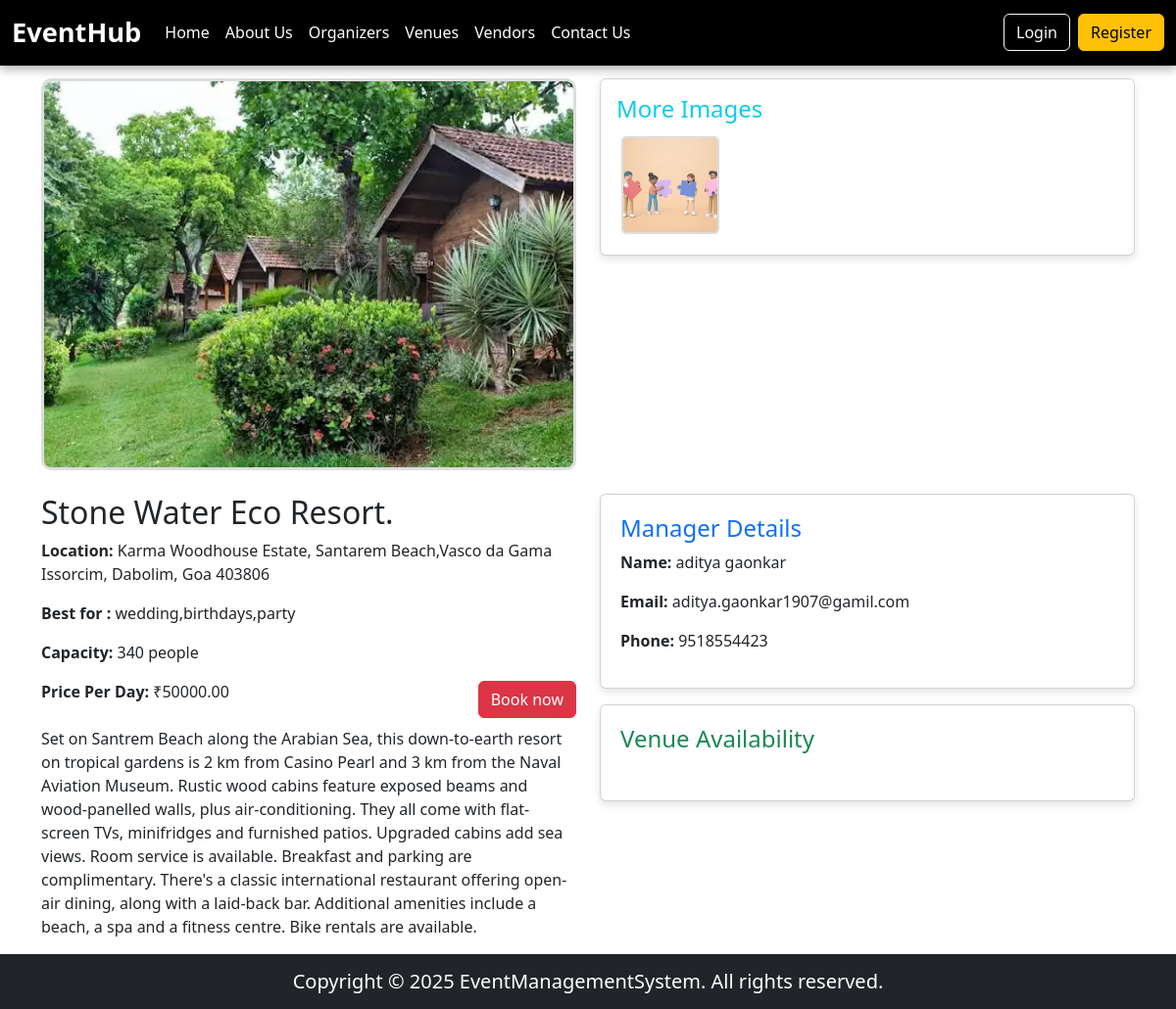
Page /pages/venue/venueDetails.php?venueId=3 on the earlier database version.
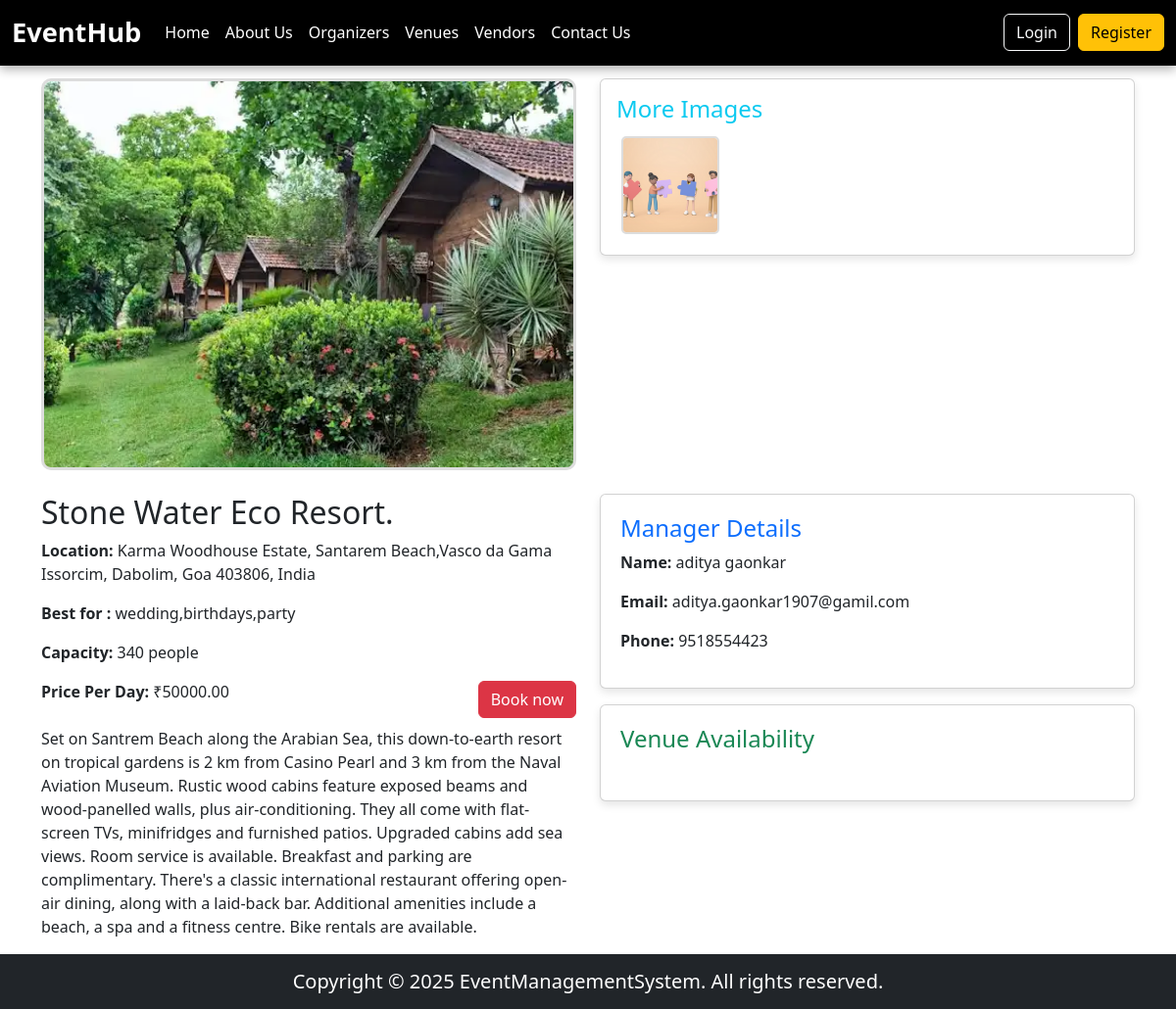
Same page on the later database version.
### tables this page shows
CREATE TABLE `venues` (
  `id` int(11) NOT NULL,
  `owner_id` int(11) NOT NULL,
  `name` varchar(255) NOT NULL,
  `location` varchar(255) NOT NULL,
  `capacity` int(11) NOT NULL,
  `price_per_day` decimal(10,2) NOT NULL,
  `description` text DEFAULT NULL,
  `thumbnail` varchar(255) DEFAULT NULL,
  `manager_name` varchar(255) DEFAULT NULL,
  `manager_email` varchar(255) DEFAULT NULL,
  `manager_phone` varchar(20) DEFAULT NULL,
  `status` enum('pending','approved','rejected') DEFAULT 'pending',
  `created_at` timestamp NOT NULL DEFAULT current_timestamp(),
  `venue_used_for` varchar(255) NOT NULL
);

### pages/venue/venueDetails.php (the view, shortened to what this page needs)
<?php
include("../../database/databaseConnection.php");
$venueId = $_GET['venueId'];
$query = $conn->prepare("SELECT * FROM venues WHERE id = ?");
$query->bind_param("i", $venueId);
$query->execute();
$result = $query->get_result();
$venue = $result->fetch_assoc();
$imagesQuery = $conn->prepare("SELECT image_url FROM venue_images WHERE venue_id = ?");
$imagesQuery->bind_param("i", $venueId);
$imagesQuery->execute();
$imagesResult = $imagesQuery->get_result();
$venueImages = [];
while ($row = $imagesResult->fetch_assoc()) {
    $venueImages[] = $row['image_url'];
}
?>
<!DOCTYPE html>
<html lang="en">
<head>
    <link rel="stylesheet" href="https://cdn.jsdelivr.net/npm/bootstrap@5.3.0/dist/css/bootstrap.min.css">
    <link rel="stylesheet" href="https://cdn.jsdelivr.net/npm/fullcalendar@5.11.3/main.min.css">
</head>
<body>
    <?php include("../../components/header.php"); ?>
    <div class="container mt-5">
        <div class="row g-4">
            <div class="col-lg-6">
                <img id="mainImage" src="<?php echo htmlspecialchars($venue['thumbnail']); ?>" class="main-image" alt="Venue Image">
            </div>
            <div class="col-lg-6">
                <div class="card p-3">
                    <h4 class="text-info">More Images</h4>
                    <div class="venue-images d-flex flex-wrap">
                        <?php foreach ($venueImages as $image) { ?>
                            <img src="../../<?php echo htmlspecialchars($image); ?>" onclick="changeMainImage(this.src)" alt="Venue Image">
                        <?php } ?>
                    </div>
                </div>
            </div>
        </div>
        <div class="row mt-4">
            <div class="col-lg-6">
                <h2 class="text-dark"> <?php echo htmlspecialchars($venue['name']); ?> </h2>
                <p><strong>Location:</strong> <?php echo htmlspecialchars($venue['location']); ?></p>
                <p><strong>Best for :</strong> <?php echo htmlspecialchars($venue['venue_used_for']); ?></p>
                <p><strong>Capacity:</strong> <?php echo htmlspecialchars($venue['capacity']); ?> people</p>
                <div class="d-md-flex justify-content-between align-items-md-center mb-2">
                    <p><strong>Price Per Day:</strong> ₹<?php echo htmlspecialchars($venue['price_per_day']); ?></p>
                    <a href="./venueBooking.php?venueId=<?php echo htmlspecialchars($venueId); ?>" class="btn btn-danger">Book now</a>
                </div>
                <p><?php echo htmlspecialchars($venue['description']); ?></p>
            </div>
            <div class="col-lg-6">
                <div class="card">
                    <h4 class="text-primary">Manager Details</h4>
                    <p><strong>Name:</strong> <?php echo htmlspecialchars($venue['manager_name']); ?></p>
                    <p><strong>Email:</strong> <?php echo htmlspecialchars($venue['manager_email']); ?></p>
                    <p><strong>Phone:</strong> <?php echo htmlspecialchars($venue['manager_phone']); ?></p>
                </div>
                <div class="card mt-3">
                    <h4 class="text-success">Venue Availability</h4>
                    <div class="calendar-container">
                    </div>
                </div>
            </div>
        </div>
    </div>
    <?php include("../../components/footer.php"); ?>
</body>
</html>

Differences in the rows shown:
changed venues "Stone Water Eco Resort.": location "Karma Woodhouse Estate, Santarem Beach,Vasco da Gama Issorcim, Dabolim, Goa 403806" → "Karma Woodhouse Estate, Santarem Beach,Vasco da Gama Issorcim, Dabolim, Goa 403806, India"
